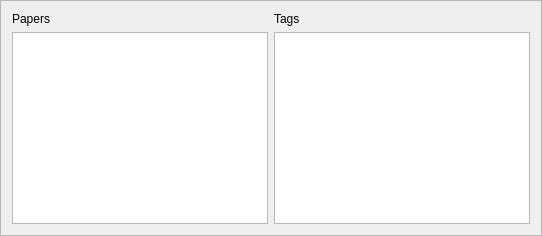
                  <widget class="QFrame" name="frame_4">
                   <property name="maximumSize">
                    <size>
                     <width>4000</width>
                     <height>16777215</height>
                    </size>
                   </property>
                   <property name="frameShape">
                    <enum>QFrame::StyledPanel</enum>
                   </property>
                   <property name="frameShadow">
                    <enum>QFrame::Raised</enum>
                   </property>
                   <layout class="QVBoxLayout" name="verticalLayout_2">
                    <item>
                     <layout class="QGridLayout" name="gridLayout">
                      <item row="0" column="0">
                       <widget class="QLabel" name="label_2">
                        <property name="sizePolicy">
                         <sizepolicy hsizetype="Fixed" vsizetype="Fixed">
                          <horstretch>0</horstretch>
                          <verstretch>0</verstretch>
                         </sizepolicy>
                        </property>
                        <property name="text">
                         <string>Papers</string>
                        </property>
                       </widget>
                      </item>
                      <item row="0" column="1">
                       <widget class="QLabel" name="label_4">
                        <property name="sizePolicy">
                         <sizepolicy hsizetype="Fixed" vsizetype="Fixed">
                          <horstretch>0</horstretch>
                          <verstretch>0</verstretch>
                         </sizepolicy>
                        </property>
                        <property name="text">
                         <string>Tags</string>
                        </property>
                       </widget>
                      </item>
                      <item row="1" column="0">
                       <widget class="QListWidget" name="listWidget_papers">
                        <property name="sizePolicy">
                         <sizepolicy hsizetype="Expanding" vsizetype="Preferred">
                          <horstretch>0</horstretch>
                          <verstretch>0</verstretch>
                         </sizepolicy>
                        </property>
                        <property name="font">
                         <font>
                          <pointsize>14</pointsize>
                         </font>
                        </property>
                        <property name="selectionMode">
                         <enum>QAbstractItemView::ExtendedSelection</enum>
                        </property>
                       </widget>
                      </item>
                      <item row="1" column="1">
                       <widget class="QListWidget" name="listWidget_tags">
                        <property name="sizePolicy">
                         <sizepolicy hsizetype="Expanding" vsizetype="Preferred">
                          <horstretch>0</horstretch>
                          <verstretch>0</verstretch>
                         </sizepolicy>
                        </property>
                        <property name="font">
                         <font>
                          <pointsize>14</pointsize>
                         </font>
                        </property>
                        <property name="selectionMode">
                         <enum>QAbstractItemView::ExtendedSelection</enum>
                        </property>
                       </widget>
                      </item>
                     </layout>
                    </item>
                   </layout>
                  </widget>
